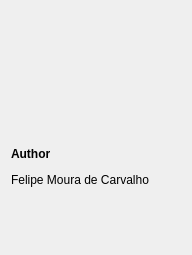
<?xml version="1.0" encoding="UTF-8"?>
<ui version="4.0">
 <class>AboutWidgetForm</class>
 <widget class="QDialog" name="AboutWidgetForm">
  <property name="windowModality">
   <enum>Qt::NonModal</enum>
  </property>
  <property name="enabled">
   <bool>true</bool>
  </property>
  <property name="geometry">
   <rect>
    <x>0</x>
    <y>0</y>
    <width>192</width>
    <height>255</height>
   </rect>
  </property>
  <property name="sizePolicy">
   <sizepolicy hsizetype="Fixed" vsizetype="Fixed">
    <horstretch>0</horstretch>
    <verstretch>0</verstretch>
   </sizepolicy>
  </property>
  <property name="windowTitle">
   <string>CelerGL</string>
  </property>
  <layout class="QHBoxLayout" name="horizontalLayout_About">
   <item>
    <layout class="QHBoxLayout" name="horizontalLayout">
     <item>
      <layout class="QVBoxLayout" name="verticalLayout">
       <item>
        <widget class="QLabel" name="label">
         <property name="text">
          <string/>
         </property>
         <property name="pixmap">
          <pixmap resource="../icons.qrc">:/assets/icons/celer_system.svg</pixmap>
         </property>
        </widget>
       </item>
       <item>
        <widget class="QLabel" name="label_Author_">
         <property name="text">
          <string>&lt;html&gt;&lt;head/&gt;&lt;body&gt;&lt;p&gt;&lt;span style=&quot; font-weight:600;&quot;&gt;Author&lt;/span&gt;&lt;/p&gt;&lt;p&gt;Felipe Moura de Carvalho&lt;/p&gt;&lt;p&gt;&lt;br/&gt;&lt;/p&gt;&lt;/body&gt;&lt;/html&gt;</string>
         </property>
         <property name="textFormat">
          <enum>Qt::AutoText</enum>
         </property>
         <property name="openExternalLinks">
          <bool>true</bool>
         </property>
        </widget>
       </item>
      </layout>
     </item>
    </layout>
   </item>
  </layout>
 </widget>
 <resources>
  <include location="../icons.qrc"/>
 </resources>
 <connections/>
</ui>
